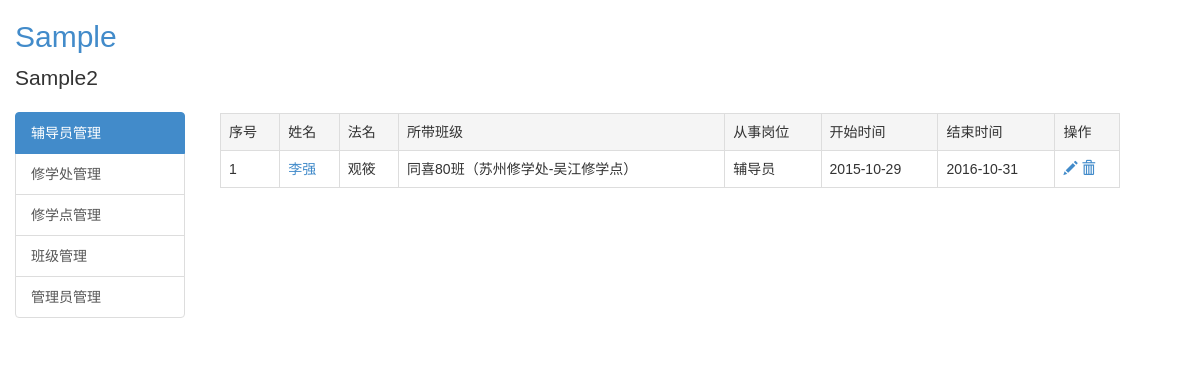
The app's page /leadclass/list/1 (signed in), older data.
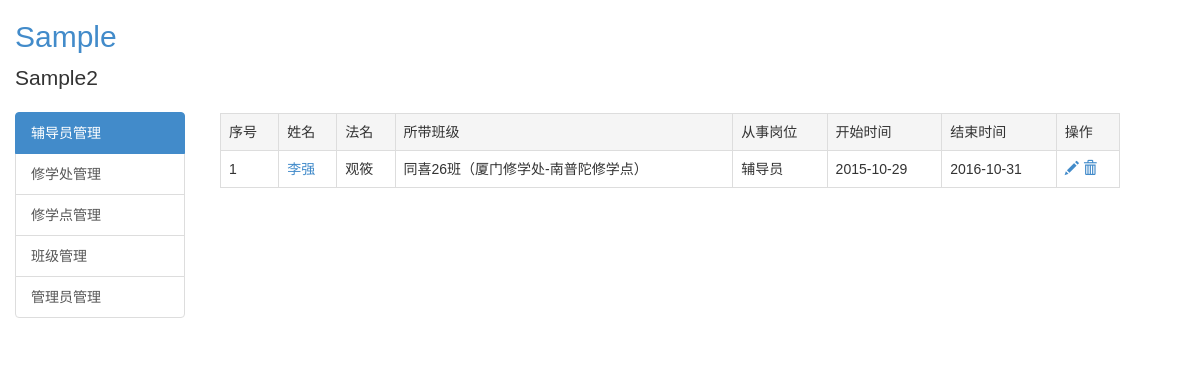
The same page, newer data.
### putidms/models/counselor.py (models this page shows, shortened)
class LeadClassRecord(db.Model):
    __tablename__ = 'lead_class_records'
    id = db.Column(db.Integer, primary_key=True, autoincrement=True)
    from_date = db.Column(db.Date)
    to_date = db.Column(db.Date)
    counselor_id = db.Column(db.Integer, db.ForeignKey('counselors.id'))
    class_id = db.Column(db.Integer, db.ForeignKey('classes.id'))
    duty_id = db.Column(db.Integer, db.ForeignKey('duties.id'))
    update_user = db.Column(db.Integer)
    create_time = db.Column(db.DateTime, default=datetime.utcnow())
    update_time = db.Column(db.DateTime, default=datetime.utcnow)

class Counselor(db.Model):
    __tablename__ = 'counselors'
    id = db.Column(db.Integer, primary_key=True, autoincrement=True)
    username = db.Column(db.String(100), nullable=False, index=True)
    religiousname = db.Column(db.String(100))
    gender = db.Column(db.String(50))
    birthday = db.Column(db.Date)
    mobile = db.Column(db.String(50))
    email = db.Column(db.String(100))
    class_id = db.Column(db.Integer, db.ForeignKey('classes.id'))
    duty_id = db.Column(db.Integer, db.ForeignKey('duties.id'))  # 岗位
    is_delete = db.Column(db.Integer, default=0)
    create_user = db.Column(db.Integer)
    create_time = db.Column(db.DateTime, default=datetime.utcnow)
    update_user = db.Column(db.Integer)
    update_time = db.Column(db.DateTime, default=datetime.utcnow)
    lead_class_records = db.relationship('LeadClassRecord', backref='counselor', lazy='dynamic')
    training_records = db.relationship('TrainingRecord', backref='counselor', lazy='dynamic')
    evaluation_records = db.relationship('EvaluationRecord', backref='counselor', lazy='dynamic')

### putidms/models/org.py (models this page shows, shortened)
class Class(db.Model):
    __tablename__ = 'classes'
    id = db.Column(db.Integer, primary_key=True, autoincrement=True)
    name = db.Column(db.String(255), index=True, unique=True, nullable=False)
    number = db.Column(db.String(255), unique=True, nullable=False, index=True)  # 班级编号
    desc = db.Column(db.Text)
    update_user = db.Column(db.Integer)
    create_time = db.Column(db.DateTime, default=datetime.utcnow)
    update_time = db.Column(db.DateTime, default=datetime.utcnow)
    department_id = db.Column(db.Integer, db.ForeignKey('departments.id'))
    counselors = db.relationship('Counselor', backref='class_', lazy='dynamic')
    lead_class_records = db.relationship('LeadClassRecord', backref='class_', lazy='dynamic')

class Division(db.Model):
    __tablename__ = 'divisions'
    id = db.Column(db.Integer, primary_key=True, autoincrement=True)
    name = db.Column(db.String(255), index=True, unique=True, nullable=False)
    desc = db.Column(db.Text)
    update_user = db.Column(db.Integer)
    create_time = db.Column(db.DateTime, default=datetime.utcnow)
    update_time = db.Column(db.DateTime, default=datetime.utcnow)
    departments = db.relationship('Department', backref='division', lazy='dynamic')

class Department(db.Model):
    __tablename__ = 'departments'
    id = db.Column(db.Integer, primary_key=True, autoincrement=True)
    name = db.Column(db.String(255), index=True, unique=True, nullable=False)
    desc = db.Column(db.Text)
    update_user = db.Column(db.Integer)
    create_time = db.Column(db.DateTime, default=datetime.utcnow)
    update_time = db.Column(db.DateTime, default=datetime.utcnow)
    division_id = db.Column(db.Integer, db.ForeignKey('divisions.id'))
    classes = db.relationship('Class', backref='department', lazy='dynamic')

class Duty(db.Model):
    __tablename__ = 'duties'
    id = db.Column(db.Integer, primary_key=True, autoincrement=True)
    name = db.Column(db.String(255), index=True, unique=True, nullable=False)
    desc = db.Column(db.Text)
    update_user = db.Column(db.Integer)
    create_time = db.Column(db.DateTime, default=datetime.utcnow)
    update_time = db.Column(db.DateTime, default=datetime.utcnow)
    counselors = db.relationship('Counselor', backref='duty', lazy='dynamic')
    lead_class_records = db.relationship('LeadClassRecord', backref='duty', lazy='dynamic')

### putidms/main/views.py (the view)
@mod.route('/leadclass/list/<int:cid>')
@login_required
def leadclass_list(cid):
    records = LeadClassRecord.query.filter_by(counselor_id=cid).order_by(LeadClassRecord.update_time.desc()).all()
    return render_template('main/leadclass_list.html', records=records)

### putidms/models/user.py (called while the page is built)
@login_manager.user_loader
def load_user(user_id):
    return User.query.get(int(user_id))

### putidms/templates/main/leadclass_list.html (shortened to what this page needs)
{% extends 'base.html' %}
{% block content %}
    <div class="row">
        <div class="col-md-12">
            {% if records %}
                <div class="row">
                    <table class="table table-bordered">
                        <tr class="active">
                            <td>序号</td>
                            <td>姓名</td>
                            <td>法名</td>
                            <td>所带班级</td>
                            <td>从事岗位</td>
                            <td>开始时间</td>
                            <td>结束时间</td>
                            <td>操作</td>
                        </tr>
                        {% for r in records %}
                            <tr>
                                <td>{{ loop.index }}</td>
                                <td><a href="{{ url_for('main.counselor_search',cid=r.counselor_id) }}">{{ r.counselor.username }}</a></td>
                                <td>{{ r.counselor.religiousname }}</td>
                                <td>{{ r.class_.name }}（{{ r.class_.department.division.name }}-{{ r.class_.department.name }}）</td>
                                <td>{{ r.duty.name }}</td>
                                <td>{{ r.from_date }}</td>
                                <td>{{ r.to_date }}</td>
                                <td>
                                    <a href="{{ url_for('main.leadclass_edit',id=r.id) }}" title="编辑">
                                        <span class="glyphicon glyphicon-pencil"></span>
                                    </a>
                                    <a href="javascript:void(0);" title="删除" onclick="confirm_delete('{{ url_for("main.leadclass_delete",id=r.id) }}');">
                                        <span class="glyphicon glyphicon-trash"></span>
                                    </a>
                                </td>
                            </tr>
                        {% endfor %}
                    </table>
                </div>
            {% else %}
                <div class="row">
                    <div class="col-md-12">
                        没有找到相关资料！
                    </div>
                </div>
            {% endif %}
        </div>
    </div>
{% endblock %}

Row changes from the older to the newer data that the page shows:
changed LeadClassRecord "李强": class_.name "同喜80班" → "同喜26班"; class_.department.division.name "苏州修学处" → "厦门修学处"; class_.department.name "吴江修学点" → "南普陀修学点"
